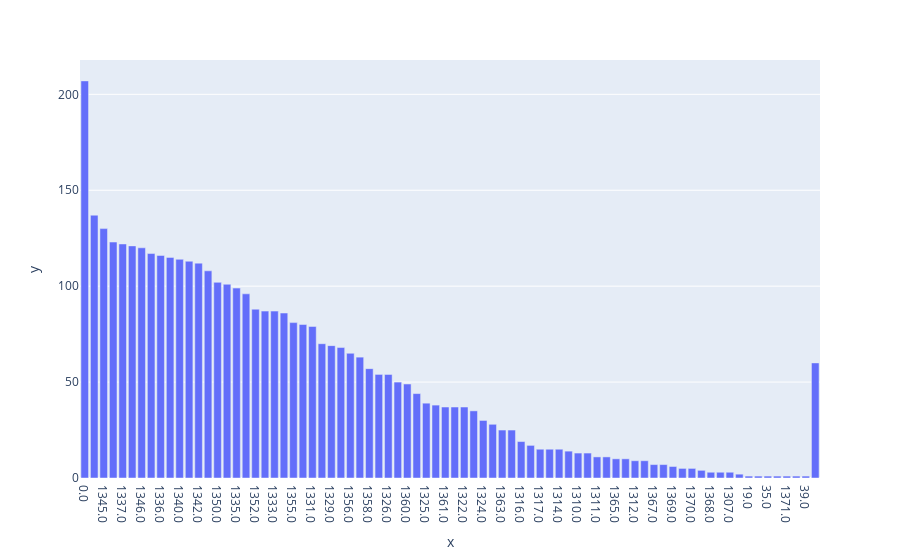

The code cell stored with this chart in its notebook:
### Code cell
# plot bar chart of Family column (x values, y counts)
stats = df[col_name].value_counts().to_dict()
stats = {str(k): v for k, v in stats.items()}
stats['nan'] = df[col_name].isna().sum()
fig = px.bar(x=list(stats.keys()), y=list(stats.values()))
fig.show()

### Figure 1 — Plotly figure (JSON) as saved in the notebook; plotly's stock layout.template omitted (floating-point values rounded to 4 significant figures)
{"data": [{"alignmentgroup": "True", "hovertemplate": "x=%{x}<br>y=%{y}<extra></extra>", "legendgroup": "", "marker": {"color": "#636efa", "pattern": {"shape": ""}}, "name": "", "offsetgroup": "", "orientation": "v", "showlegend": false, "textposition": "auto", "type": "bar", "x": ["0.0", "1341.0", "1345.0", "1339.0", "1337.0", "1347.0", "1346.0", "1343.0", "1336.0", "1344.0", "1340.0", "1349.0", "1342.0", "1348.0", "1350.0", "1338.0", "1335.0", "1332.0", "1352.0", "1351.0", "1333.0", "1353.0", "1355.0", "1334.0", "1331.0", "1330.0", "1329.0", "1354.0", "1356.0", "1328.0", "1358.0", "1357.0", "1326.0", "1327.0", "1360.0", "1359.0", "1325.0", "1320.0", "1361.0", "1323.0", "1322.0", "1321.0", "1324.0", "1319.0", "1363.0", "1313.0", "1316.0", "1315.0", "1317.0", "1362.0", "1314.0", "1366.0", "1310.0", "1318.0", "1311.0", "1364.0", "1365.0", "1309.0", "1312.0", "1308.0", "1367.0", "1306.0", "1369.0", "1305.0", "1370.0", "1304.0", "1368.0", "1300.0", "1307.0", "1303.0", "19.0", "1968.0", "35.0", "1302.0", "1371.0", "13337.0", "39.0", "nan"], "xaxis": "x", "y": [207, 137, 130, 123, 122, 121, 120, 117, 116, 115, 114, 113, 112, 108, 102, 101, 99, 96, 88, 87, 87, 86, 81, 80, 79, 70, 69, 68, 65, 63, 57, 54, 54, 50, 49, 44, 39, 38, 37, 37, 37, 35, 30, 28, 25, 25, 19, 17, 15, 15, 15, 14, 13, 13, 11, 11, 10, 10, 9, 9, 7, 7, 6, 5, 5, 4, 3, 3, 3, 2, 1, 1, 1, 1, 1, 1, 1, 60], "yaxis": "y"}], "layout": {"barmode": "relative", "legend": {"tracegroupgap": 0}, "margin": {"t": 60}, "xaxis": {"anchor": "y", "domain": [0, 1], "title": {"text": "x"}}, "yaxis": {"anchor": "x", "domain": [0, 1], "title": {"text": "y"}}}}
